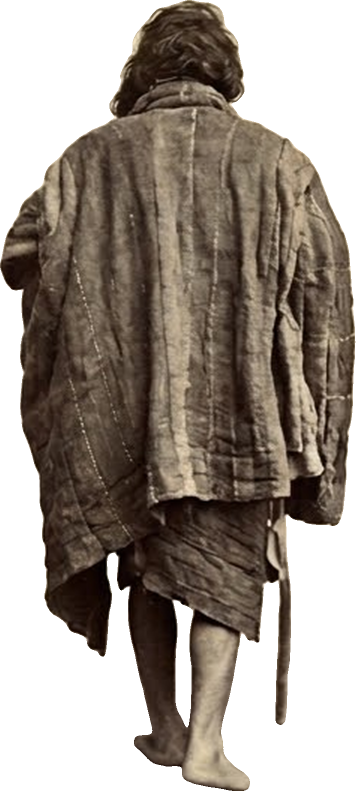
#> input picture videos/temu_forest_src/back.png, 711 x 1582 px (shown at 1/2 size); its folder holds 3 pictures in this run
$ python forest_walk.py back.png front.png turn.png
#> lines starting #> are read from the running program, lines starting #| are printed output that depends on the picture; after the words box and inside, x2 and y2 are one past the last pixel; in counts of white or black regions, pixels touching at a corner belong together
# "The Tragedy of Temu" - forest teaser: eye contact, lowered gaze, walk into the forest.
import numpy as np, subprocess, sys
from PIL import Image, ImageFilter, ImageDraw
from scipy import ndimage
W,H,FPS=1920,1080,25
N=248; DUR=N/FPS                                    # 9.92 s
FOREST,OUT,AUD=sys.argv[1],sys.argv[2],sys.argv[3]

def ease(u): u=np.clip(u,0,1); return float(u*u*(3-2*u))
def lerp(a,b,u): return a+(b-a)*u

# ---------- world: forest path, 16:9 crop of the reference, held at 2x for clean camera moves ----------
src=Image.open(FOREST).convert('RGB')
crop=src.crop((0,520,736,934))
S2=2                                                   # world is 1920x1080, stored at 2x
wbig=crop.resize((W*S2,H*S2),Image.LANCZOS).filter(ImageFilter.UnsharpMask(3,60,2))
wsoft=wbig.filter(ImageFilter.GaussianBlur(9))         # depth-of-field version
VPX,VPY=393*W/736,(780-520)*H/414                      # vanishing point of the path (world px)

# ---------- figure views ----------
def load(n):
#> called with n = 'front'
    im=Image.open(n+'.png').convert('RGBA'); a=np.asarray(im).copy()
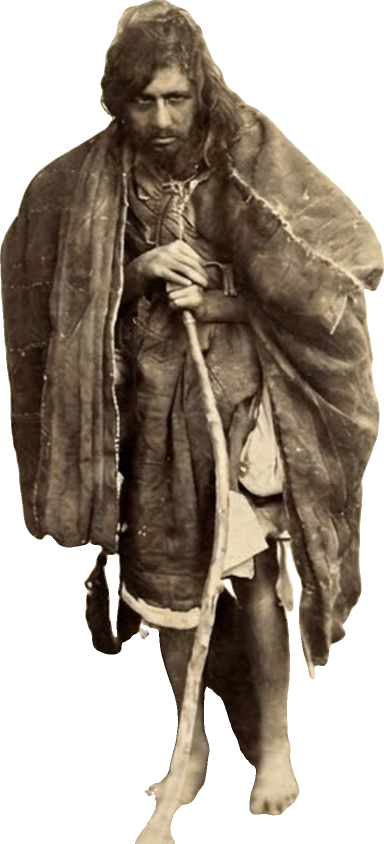
#> input picture videos/temu_forest_src/front.png, 768 x 1688 px (shown at 1/2 size)
#> in load, im is the input picture: PIL image 768x1688 RGBA; mean R, G, B, A 64.8, 54.3, 42.7, 156.2
    m=a[...,3]>128; lab,k=ndimage.label(~m)            # close small holes left by the matting
#> after `m = a[..., 3] > 128`:
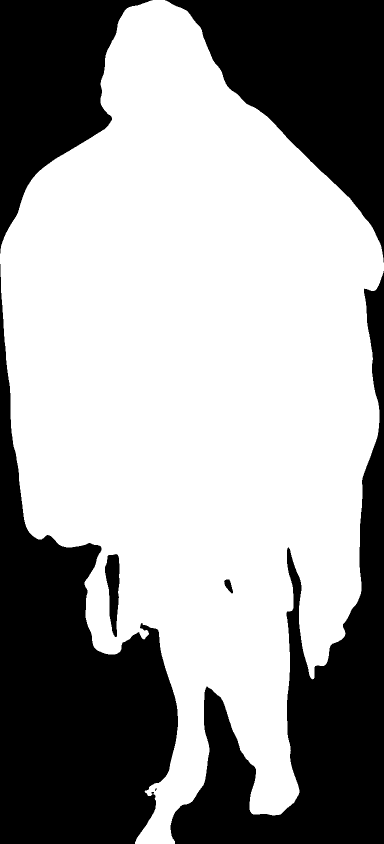
#> m: shape (1688, 768) bool (shown at 1/2 size); 61.3% white; 7 black regions (1 under 20 px), largest, box (x1, y1, x2, y2) and area: (0, 528, 356, 1688) 181317, (341, 542, 768, 1688) 136019, (330, 0, 768, 525) 106858, (0, 0, 305, 507) 74508, (210, 1108, 239, 1274) 3094, (448, 1159, 466, 1187) 275
#> after `lab, k = ndimage.label(~m)`: lab: shape (1688, 768) int32; 8 distinct labels, from 0 to 7
#> after `lab, k = ndimage.label(~m)`: k = 7
    sizes=ndimage.sum(np.ones_like(lab),lab,range(1,k+1))
#> sizes = [74508, 106858, 181317, 136019, 3094, 275, 11]
    for i,s in enumerate(sizes,1):
        if s<4000 and not (lab[0]==i).any() and not (lab[-1]==i).any(): a[lab==i,3]=255
#> this loop made 7 passes
#> s on passes 1 to 7: 74508, 106858, 181317, 136019, 3094, 275, 11
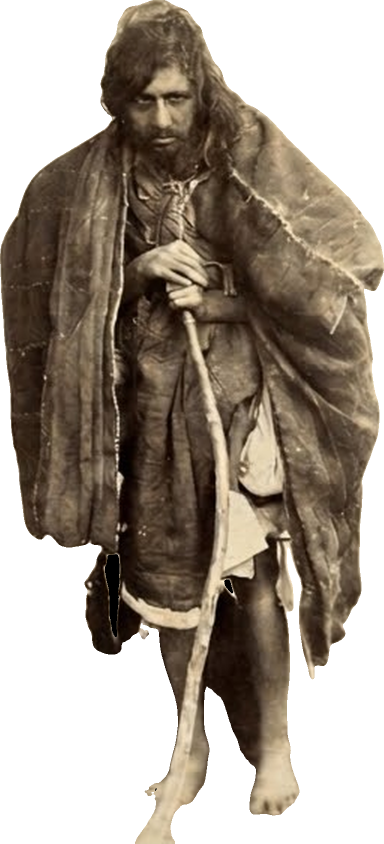
#> a: shape (1688, 768, 4) (shown at 1/2 size); 0.26% of pixels changed, all inside (x1, y1, x2, y2) = (210, 1108, 466, 1582); transparent parts drawn white
    return Image.fromarray(a)
front,turn,back=load('front'),load('turn'),load('back')
#> call 2 of load, with n = 'turn'
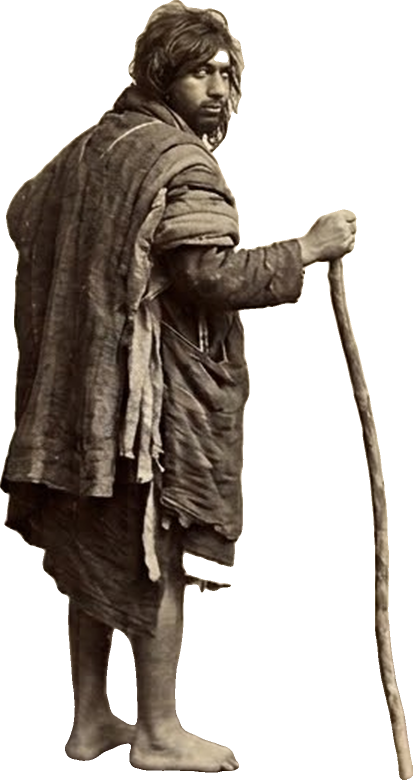
#> input picture videos/temu_forest_src/turn.png, 825 x 1559 px (shown at 1/2 size)
#> in load, im is the input picture: PIL image 825x1559 RGBA; mean R, G, B, A 38.7, 31.9, 26.1, 114.2
#> in load (call 2), `m = a[..., 3] > 128`: m: shape (1559, 825) bool; 44.8% white; 1 white region, box (x1, y1, x2, y2) and area: (0, 0, 825, 1559) 576131
#> in load (call 2), `lab, k = ndimage.label(~m)`:
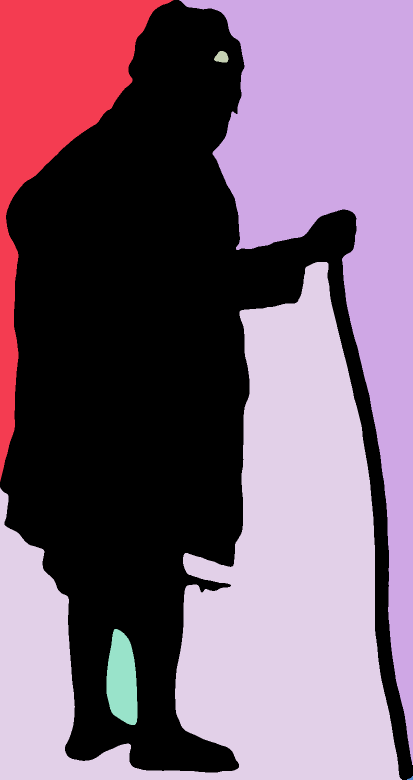
#> lab: shape (1559, 825) int32 (shown at 1/2 size); 7 distinct labels, from 0 to 6; one colour per label, 0 black
#> in load (call 2), `lab, k = ndimage.label(~m)`: k = 6
#> in load (call 2), `sizes=ndimage.sum(np.ones_like(lab),lab,range(1,k+1))`: sizes = [95118, 241276, 495, 363958, 9166, 31]
#> the loop in load (call 2), `for i,s in enumerate(sizes,1):` made 6 passes
#> s on passes 1 to 6: 95118, 241276, 495, 363958, 9166, 31
#> after the loop in load (call 2), `for i,s in enumerate(sizes,1):`: a: shape (1559, 825, 4); 0.04% of pixels changed, all inside (x1, y1, x2, y2) = (428, 102, 457, 125)
#> call 3 of load, with n = 'back'
#> in load, im is the input picture: PIL image 711x1582 RGBA; mean R, G, B, A 60.1, 50.5, 41.7, 158.5
#> in load (call 3), `m = a[..., 3] > 128`: m: shape (1582, 711) bool; 62.2% white; 5 black regions, box (x1, y1, x2, y2) and area: (0, 536, 464, 1582) 144534, (442, 685, 711, 1582) 110194, (0, 0, 374, 525) 84722, (384, 0, 711, 683) 79176, (347, 1201, 386, 1455) 6858
#> in load (call 3), `lab, k = ndimage.label(~m)`:
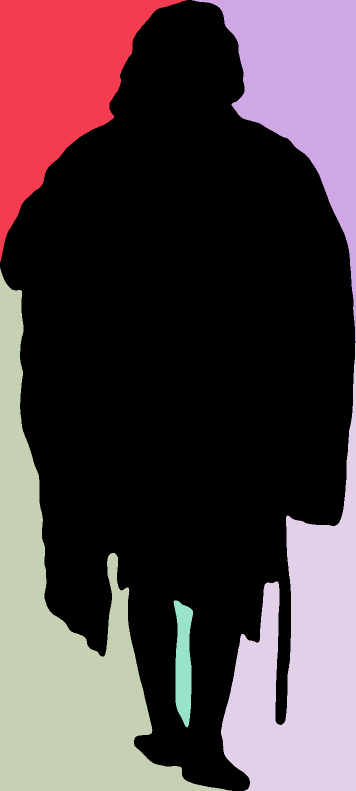
#> lab: shape (1582, 711) int32 (shown at 1/2 size); 6 distinct labels, from 0 to 5; one colour per label, 0 black
#> in load (call 3), `lab, k = ndimage.label(~m)`: k = 5
#> in load (call 3), `sizes=ndimage.sum(np.ones_like(lab),lab,range(1,k+1))`: sizes = [84722, 79176, 144534, 110194, 6858]
#> the loop in load (call 3), `for i,s in enumerate(sizes,1):` made 5 passes
#> s on passes 1 to 5: 84722, 79176, 144534, 110194, 6858
NECK=345                                               # neck line in front.png pixels

FA=np.asarray(front).astype(float)
# [17 lines left out: function head_down, not called in this run]

# ---------- perspective: figure height from foot position on the path ----------
FY0=1450; H0=1000; C=H0/(FY0-VPY)
# [32 lines left out: functions walk_pos, camera, grade_fig, not called in this run]

yy,xx=np.mgrid[0:H,0:W]
vig=np.clip(1-0.55*(((xx-W/2)/(W*.62))**2+((yy-H/2)/(H*.62))**2),0.35,1)[...,None]
rng=np.random.default_rng(5)
# light shafts through the canopy
rays=Image.new('L',(W*2,H*2),0); dr=ImageDraw.Draw(rays)
#> after `rays = Image.new('L', (W * 2, H * 2), 0)`: rays: PIL image 3840x2160 L; every value is 0
for i in range(9):
    x0=rng.uniform(300,3600); wdt=rng.uniform(40,140)
    dr.polygon([(x0,0),(x0+wdt,0),(x0+wdt+900,H*2),(x0+900-wdt*.5,H*2)],fill=int(rng.uniform(40,90)))
rays=np.asarray(rays.filter(ImageFilter.GaussianBlur(60)).resize((W,H)))/255.
#> rays: shape (1080, 1920) float64
mist=np.asarray(Image.fromarray((rng.uniform(0,1,(18,32))*255).astype(np.uint8)).resize((W,H),Image.BICUBIC))/255.
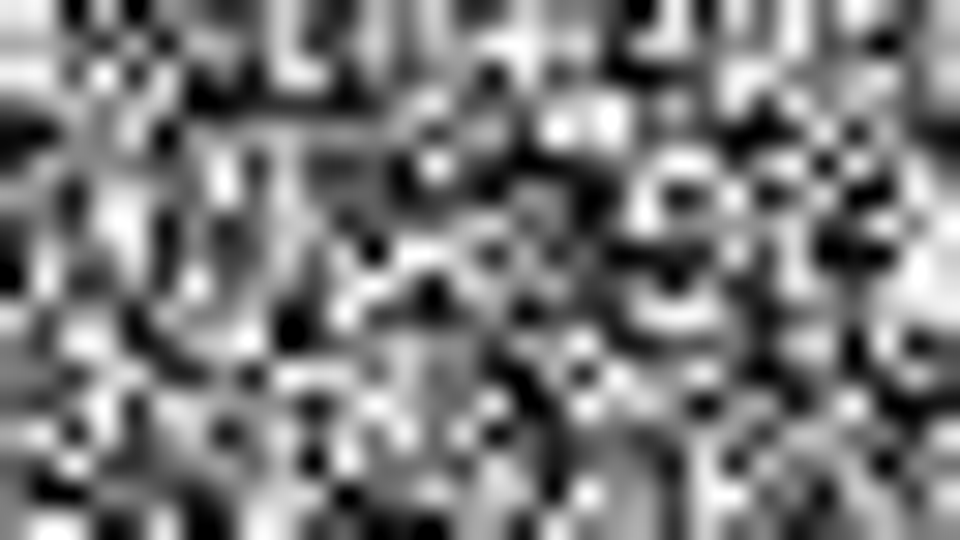
#> mist: shape (1080, 1920) float64 (shown at 1/2 size); min 0, max 1, mean 0.48

#> (the run stopped early here; a loop or call above may not have finished)
